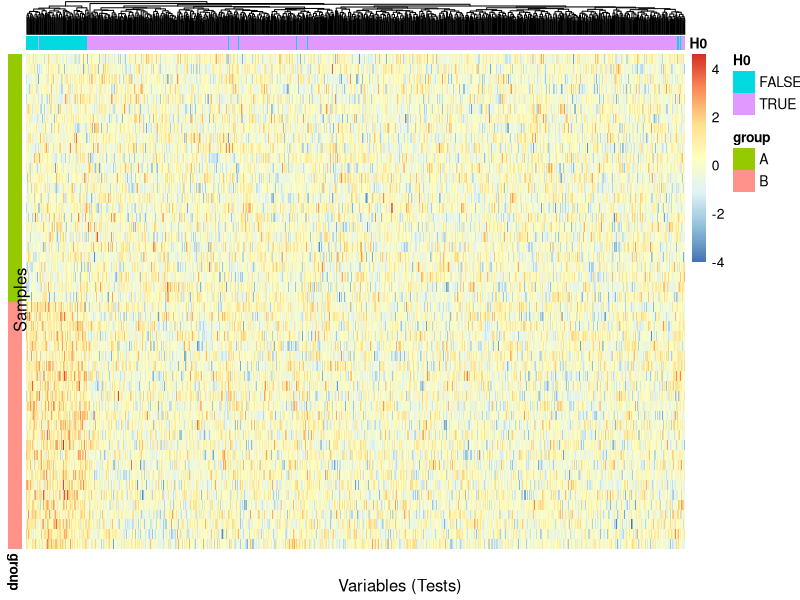
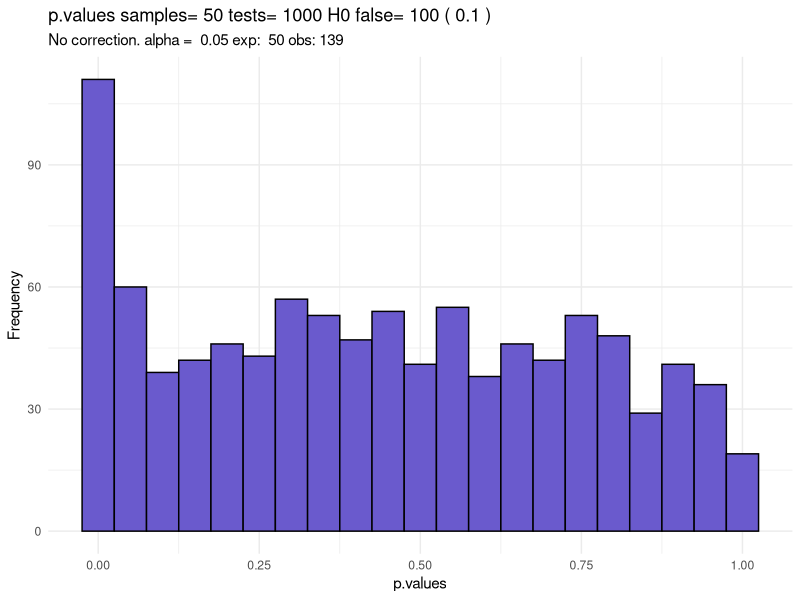
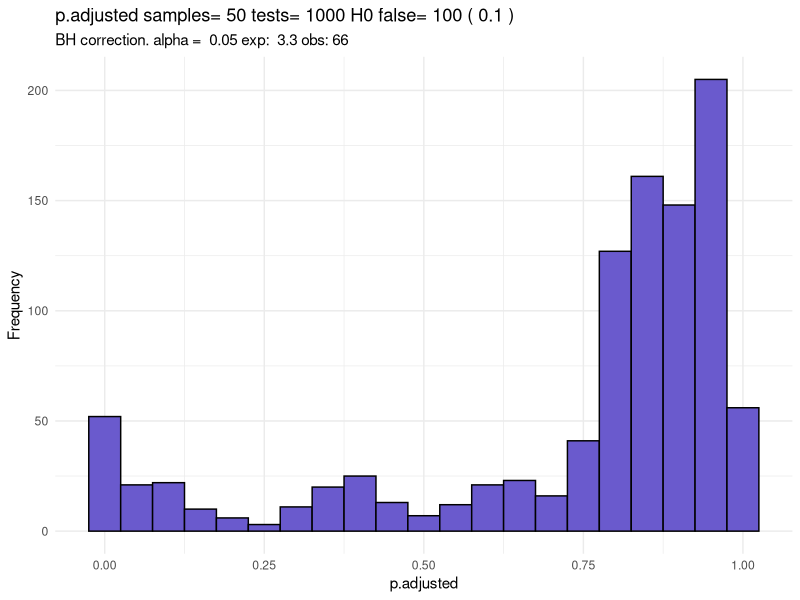
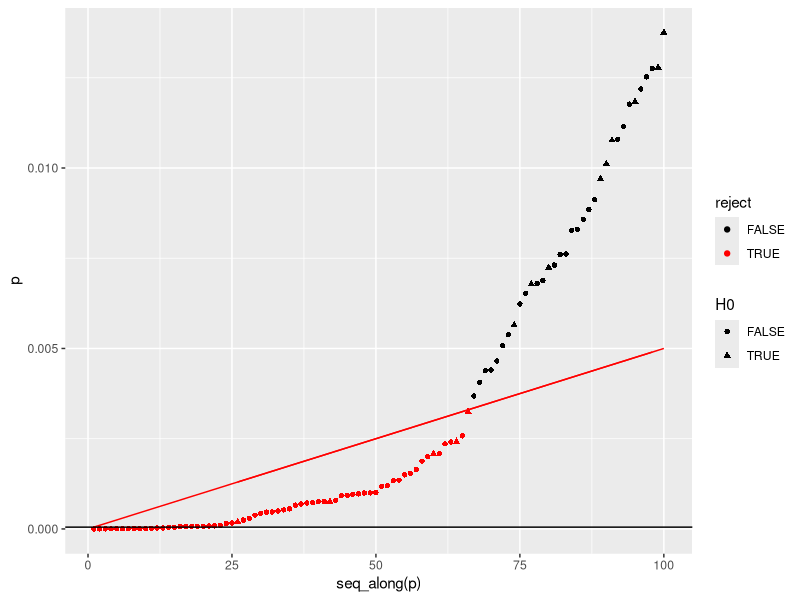

Here is the R script that generated these plots, in order:
## ---- chunk 1
#| label: setup
library(tidyverse)
library(pheatmap)
## ---- chunk 2
#| label: simulation
set.seed(42)                          # for reproducibility
ns <- 50                              # number of samples
nt <- 1000                            # number of variables (=tests)
fract <- 0.1                          # fraction of true differences
alpha <- 0.05                         # significance levels

# parameter string for reference 
parms = paste('samples=', ns, 'tests=', nt, 'H0 false=', nt * fract, '(', fract, ')')

# generate data
group <- rep(c("A", "B"), each = ns/2)                # metadata: two equal size groups
data  <- matrix(rnorm(ns * nt), nrow = ns, ncol = nt) # data: from normal distribution

# sample subset of variables(tests ic) with true effect
# for simplicity the effect size is fixed here
ic <- sample(1:nt, size = nt * fract)
if (length(ic)>0) {
    effect_size = 1
    data[group == "B", ic] <- data[group == "B", ic] + effect_size
}

# show data with annotations
ann_row <- data.frame(group=group)
ann_col <- data.frame(H0=as.factor(!(1:nt %in% ic)))
rownames(data)=1:ns
colnames(data)=1:nt
rownames(ann_row) = rownames(data)
rownames(ann_col) = colnames(data)

pheatmap(data, 
    cluster_rows=F,cluster_cols=T,
    annotation_row=ann_row, annotation_col=ann_col,
    show_rownames=F, show_colnames=F,
    treeheight_col=20,
    )

grid::grid.text('Samples', x=0.025, y=0.5, rot=90)
grid::grid.text('Variables (Tests)', x=0.5, y=0.025, rot=0)
## ---- chunk 3
#| label: t-test

# calculate p-values from t.test for each data row
p.values <- apply(data, 2, function(x) t.test(x ~ group)$p.value)
sig1 <- sum(p.values < alpha)   # number of significant p-values

title=paste('p.values', parms)
subtitle=paste('No correction. alpha = ', alpha, 'exp: ', alpha * nt, 'obs:', sum(p.values < alpha))
data.frame(p.values = p.values) %>%
    ggplot(aes(x = p.values)) +
    geom_histogram(binwidth = 0.05, fill = 'slateblue', color = 'black') +
    theme_minimal() +
    labs(title = title, subtitle = subtitle, y = "Frequency")
    
table(test=p.values < alpha, H0=1:length(p.values) %in% ic)
## ---- chunk 4
#| label: BH_practice
p.adjusted <- p.adjust(p.values, method = "BH")
sig2 <- sum(p.adjusted < alpha)

title=paste('p.adjusted', parms)
subtitle=paste('BH correction. alpha = ', alpha, 'exp: ', alpha * sig2, 'obs:', sum(p.adjusted < alpha))
data.frame(p.adjusted = p.adjusted) %>%
    ggplot(aes(x = p.adjusted)) +
    geom_histogram(binwidth = 0.05, fill = 'slateblue', color = 'black') +
    theme_minimal() +
    labs(title = title, subtitle = subtitle, y = "Frequency")
table(test=p.adjusted < alpha, H0=1:length(p.values) %in% ic)
## ---- chunk 5
#| label: BH_principle
df <- data.frame(p=p.values)
df$rank <- rank(df$p)                     # rank of p
df$thresh <- alpha * df$rank/nt           # rank-dependent threshold
df$reject <- df$p < df$thresh             # Boolean decision
df$H0     <- !(seq_len(nrow(df)) %in% ic) # H0 true or false 
options(ggplot2.discrete.colour= c("black", "red"))
df %>% arrange(p) %>% head(100) %>% 
    ggplot(aes(x=seq_along(p), y=p, color=reject, shape=H0)) +
    geom_point() +
    geom_line( aes(y=thresh), color="red") +
    geom_hline(yintercept=alpha/nt, color="black")
## ---- chunk 6
#| label: BH_implementation
nt <- length(df$p) ##|  number of tests = number of p-values
i <- nt:1          # index reversed: n, ..., 1

# Define two look-up tables o and ro
o <- order(df$p, decreasing = TRUE) # index -> order. Notice that pmax = df$p[o[1]], pmin=df$p[o[nt]]
ro <- order(o)                      # order -> index.
alpha = nt/i * df$p[o]              # alpha_r threshold for each p_r (in order)
alpha = cummin(alpha)               # see notice below
alpha = pmin(1, alpha)              # ensure alpha<=1

df$p_BH1 = alpha[ro]                    # return in order of p-values
df$p_BH2 = p.adjust(df$p, method="BH")  # base-R implementation (as used before)

all.equal(df$p_BH1, df$p_BH2)        # should be TRUE
